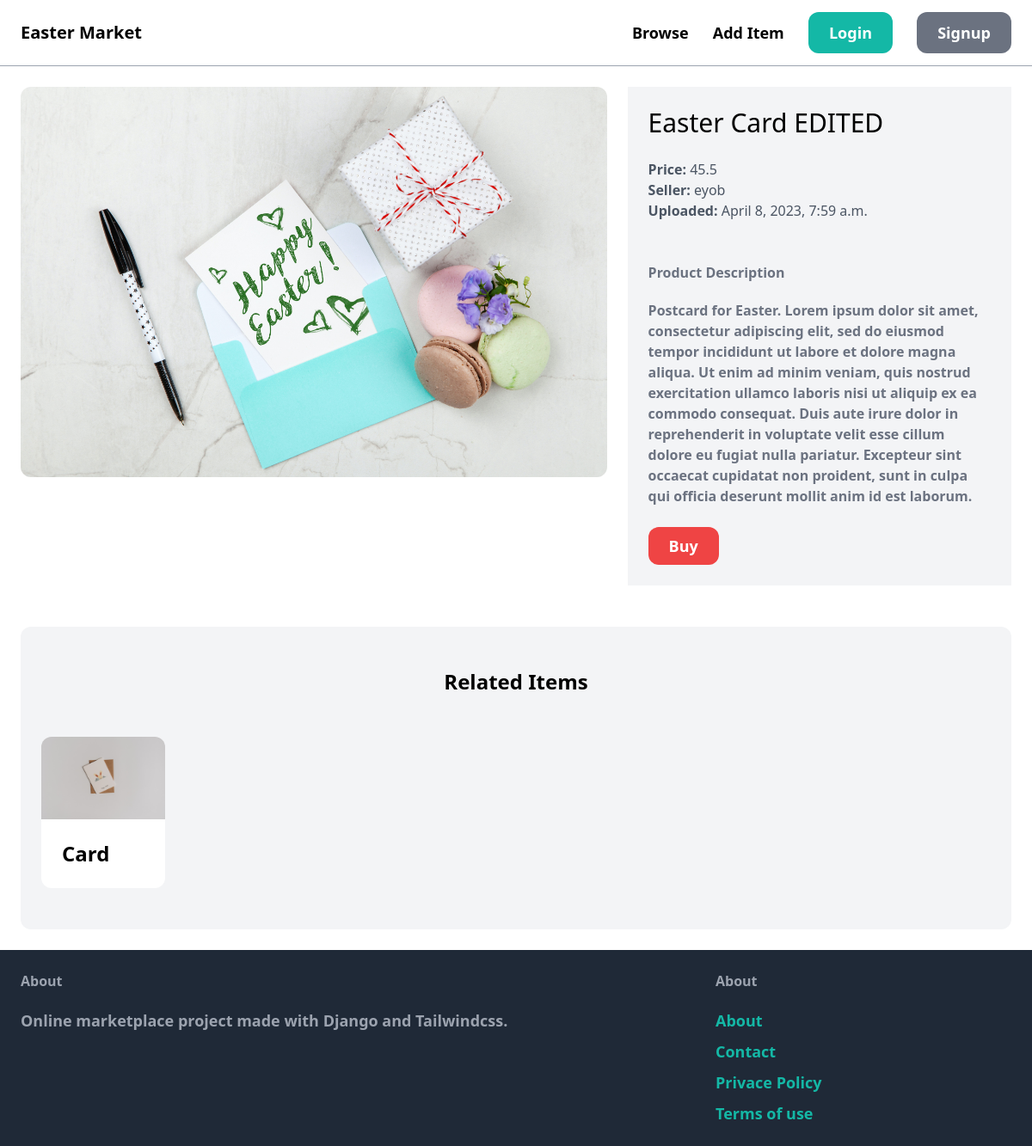
Screenshot of /items/3/ with the database file from the repository.
### item/models.py (models this page shows, shortened)
class Item(models.Model):
    name = models.CharField(max_length=255)
    category = models.ForeignKey(Category, related_name="items", on_delete=models.CASCADE)
    description = models.TextField(blank=True, null=True)
    price = models.FloatField()
    image = models.ImageField(upload_to="items_images", blank=True, null=True)
    is_sold = models.BooleanField(default=False)
    created_by = models.ForeignKey(User, related_name="items", on_delete=models.CASCADE)
    created_at = models.DateTimeField(auto_now_add=True)

### item/views.py (the view)
# urls.py: path('<int:pk>/', views.detail, name='detail'),
def detail(request, pk):
    item = get_object_or_404(Item, pk=pk)
    related_items = Item.objects.filter(category = item.category, is_sold = False).exclude(pk=pk)[0:3]
    return render(request, 'item/detail.html', {
        'item':item,
        'related_items':related_items
    })

### item/templates/item/detail.html (shortened to what this page needs)
{% extends 'core/base.html' %}
{%block content%}
<div class="grid grid-cols-5 gap-6">
    <div class="col-span-3">
        <img src="{{item.image.url}}" class="rounded-xl">
    </div>
    <div class="col-span-2 p-6 bg-gray-100">
        <h1 class="mb-6 text-3xl">{{item.name}}</h1>
        <p class="text-gray-600"><strong>Price: </strong>{{item.price}}</p>
        <p class="text-gray-600"><strong>Seller: </strong>{{item.created_by.username}}</p>
        <p class="text-gray-600"><strong>Uploaded: </strong>{{item.created_at}}</p>
        {%if item.description%}
        <p class="text-gray-500 mt-12"><strong>Product Description</p>
            <p class="text-gray-500 mt-5">{{item.description}}</p>
        {%endif%}
        {%if request.user == item.created_by%}
            <div class="mt-5 p-6 bg-white rounded-xl">
                <p>This is your item.</p>
                <a href="{%url 'item:edit' item.id %}" class="inline-block mt-5 px-4 py-2 text-lg font-semibold bg-green-500 text-white rounded-xl hover:bg-green-700" >Edit</a>
                <a href="{%url 'item:delete' item.id %}" class="inline-block mt-5 px-4 py-2 text-lg font-semibold bg-red-500 text-white rounded-xl hover:bg-red-700" >Delete</a>
            </div>
            {%else%}
            <a href="#" class="inline-block px-6 py-2 mt-6 text-lg font-semibold bg-red-500 text-white hover:bg-red-600 rounded-xl"> Buy</a>
            {%endif%}
    </div>
</div>
<div class="mt-6 px-6 py-12 bg-gray-100 rounded-xl">
    <h2 class="mb-12 text-2xl text-center font-bold">Related Items</h2>
    <div class="grid grid-cols-4 gap-44">
        {%for r_item in related_items%}
            <div>
                <a href="{% url 'item:detail' r_item.id %}">
                    <img src="{{r_item.image.url}}" class="rounded-t-xl">
            <div class="p-6 bg-white rounded-b-xl">
                <h2 class="text-2xl">{{ r_item.name}}</h2>
            </div>
                </a>
            </div>
        {% endfor %}
    </div>
</div>
{%endblock%}

### rows the page displays
Item: image (picture), name "Easter Card EDITED", price "45.5", created_by.username "eyob", created_at "April 8, 2023, 7:59 a.m.", description "Postcard for Easter. Lorem ipsum dolor sit amet, consectetur adipiscing elit, sed do eiusmod tempor incididunt ut labore et dolore magna aliqua. Ut enim ad minim veniam, quis nostrud exercitation ullamco laboris nisi ut aliquip ex ea commodo consequat. Duis aute irure dolor in reprehenderit in voluptate velit esse cillum dolore eu fugiat nulla pariatur. Excepteur sint occaecat cupidatat non proident, sunt in culpa qui officia deserunt mollit anim id est laborum."
Item: image (picture), name "Card"
